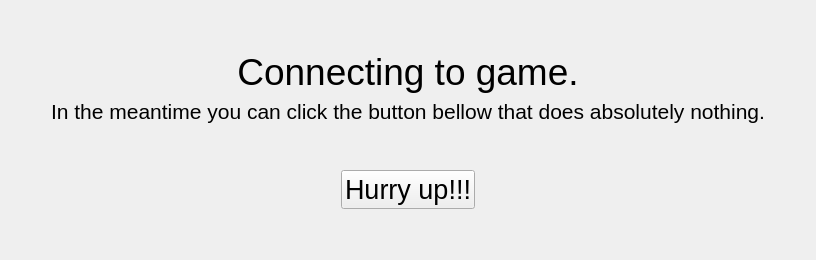
      <widget class="QWidget" name="PageGameLoading">
       <layout class="QHBoxLayout" name="horizontalLayout_15">
        <item>
         <spacer name="horizontalSpacer_16">
          <property name="orientation">
           <enum>Qt::Horizontal</enum>
          </property>
          <property name="sizeHint" stdset="0">
           <size>
            <width>40</width>
            <height>20</height>
           </size>
          </property>
         </spacer>
        </item>
        <item>
         <layout class="QVBoxLayout" name="verticalLayout">
          <item>
           <spacer name="verticalSpacer_14">
            <property name="orientation">
             <enum>Qt::Vertical</enum>
            </property>
            <property name="sizeHint" stdset="0">
             <size>
              <width>20</width>
              <height>40</height>
             </size>
            </property>
           </spacer>
          </item>
          <item>
           <widget class="QLabel" name="label_3">
            <property name="font">
             <font>
              <pointsize>28</pointsize>
             </font>
            </property>
            <property name="text">
             <string>Connecting to game.</string>
            </property>
            <property name="alignment">
             <set>Qt::AlignCenter</set>
            </property>
           </widget>
          </item>
          <item>
           <widget class="QLabel" name="label_4">
            <property name="font">
             <font>
              <pointsize>16</pointsize>
             </font>
            </property>
            <property name="text">
             <string>In the meantime you can click the button bellow that does absolutely nothing.</string>
            </property>
            <property name="alignment">
             <set>Qt::AlignCenter</set>
            </property>
           </widget>
          </item>
          <item>
           <spacer name="verticalSpacer_12">
            <property name="orientation">
             <enum>Qt::Vertical</enum>
            </property>
            <property name="sizeHint" stdset="0">
             <size>
              <width>20</width>
              <height>40</height>
             </size>
            </property>
           </spacer>
          </item>
          <item>
           <layout class="QHBoxLayout" name="horizontalLayout_13">
            <item>
             <spacer name="horizontalSpacer_15">
              <property name="orientation">
               <enum>Qt::Horizontal</enum>
              </property>
              <property name="sizeHint" stdset="0">
               <size>
                <width>40</width>
                <height>20</height>
               </size>
              </property>
             </spacer>
            </item>
            <item>
             <widget class="QPushButton" name="pushButton">
              <property name="font">
               <font>
                <pointsize>20</pointsize>
               </font>
              </property>
              <property name="text">
               <string>Hurry up!!!</string>
              </property>
             </widget>
            </item>
            <item>
             <spacer name="horizontalSpacer_12">
              <property name="orientation">
               <enum>Qt::Horizontal</enum>
              </property>
              <property name="sizeHint" stdset="0">
               <size>
                <width>40</width>
                <height>20</height>
               </size>
              </property>
             </spacer>
            </item>
           </layout>
          </item>
          <item>
           <spacer name="verticalSpacer_13">
            <property name="orientation">
             <enum>Qt::Vertical</enum>
            </property>
            <property name="sizeHint" stdset="0">
             <size>
              <width>20</width>
              <height>40</height>
             </size>
            </property>
           </spacer>
          </item>
         </layout>
        </item>
        <item>
         <spacer name="horizontalSpacer_17">
          <property name="orientation">
           <enum>Qt::Horizontal</enum>
          </property>
          <property name="sizeHint" stdset="0">
           <size>
            <width>40</width>
            <height>20</height>
           </size>
          </property>
         </spacer>
        </item>
       </layout>
      </widget>
